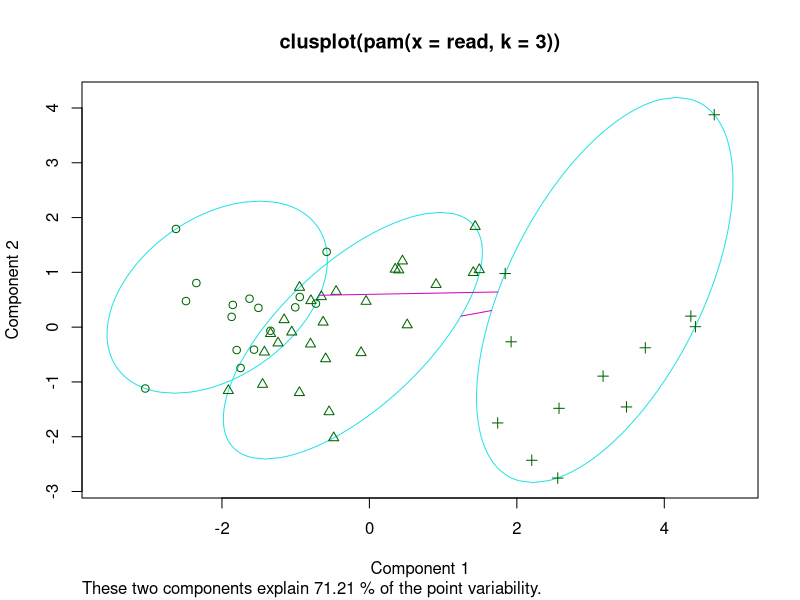
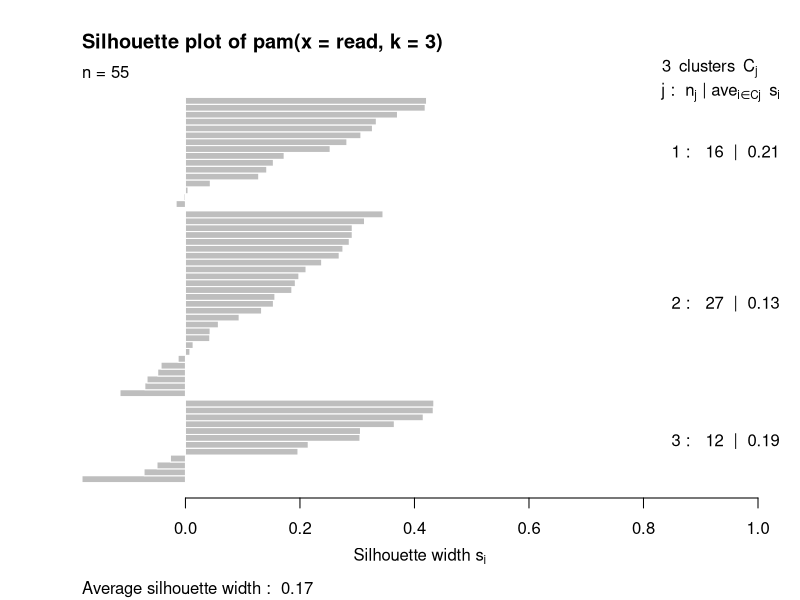
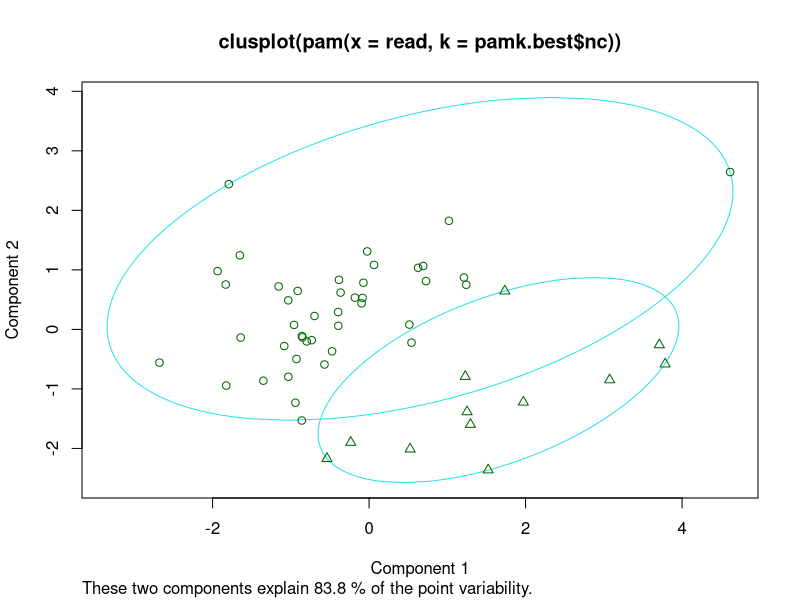
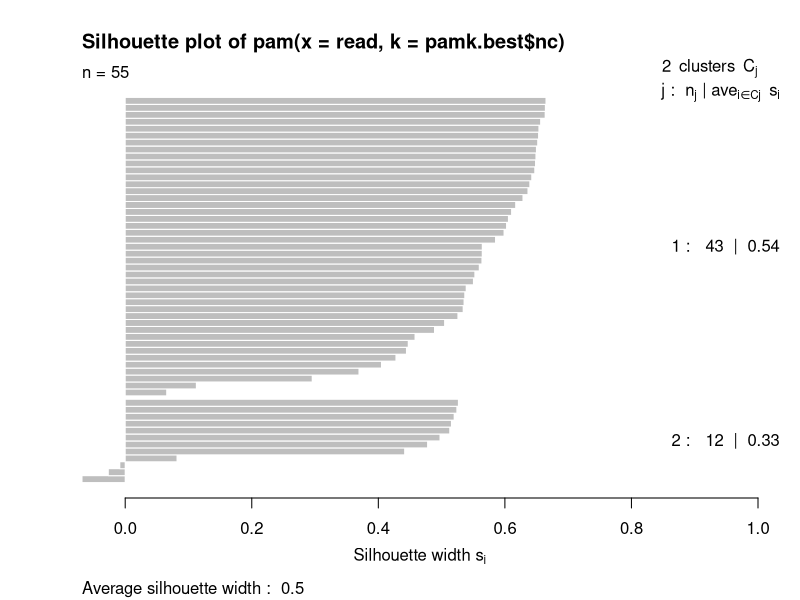
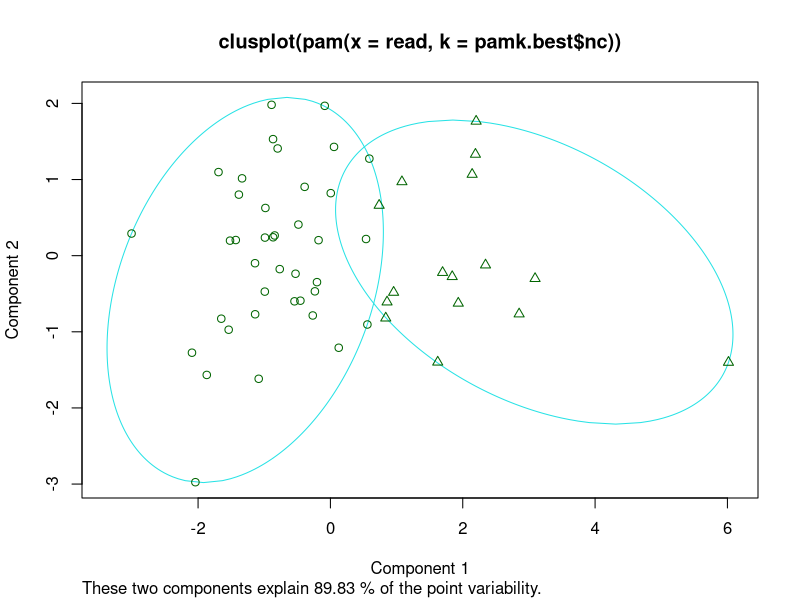
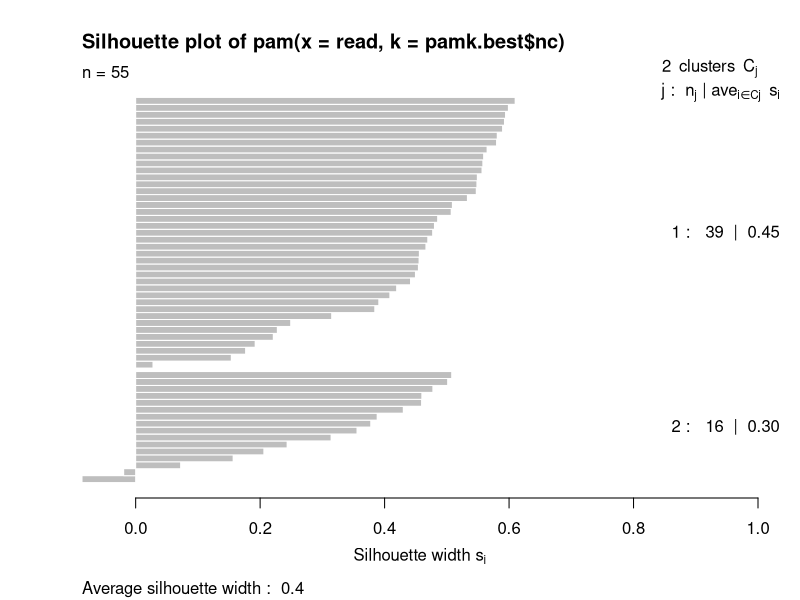
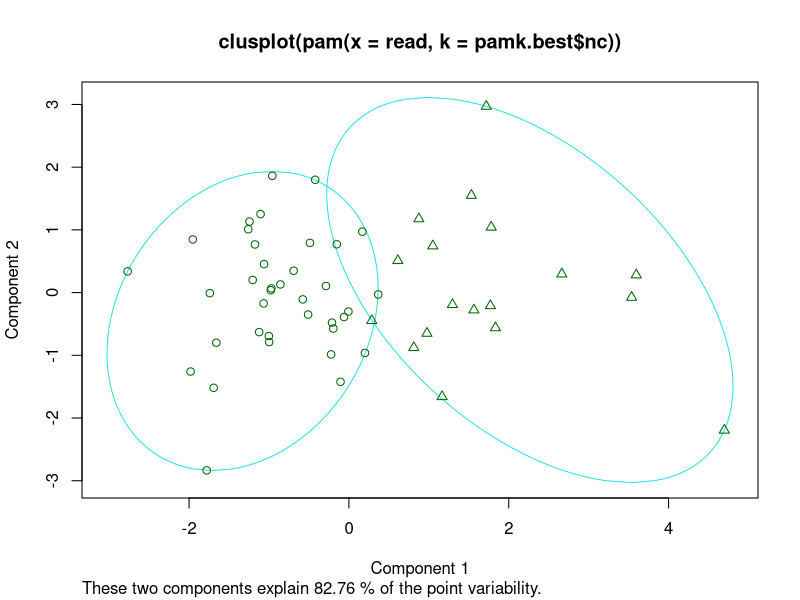
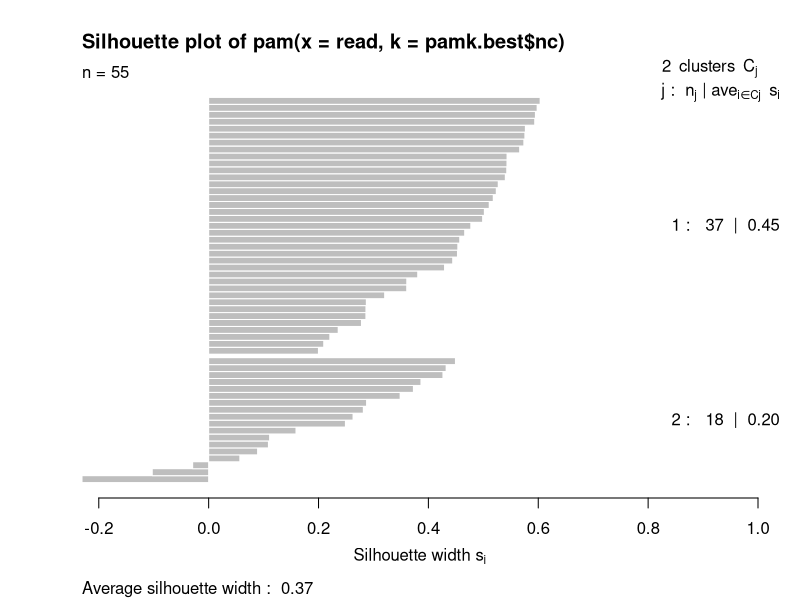

Write the R code that produced these figures, in order. (Note: this script raises an error after producing the figures.)
library(fpc)
library(readxl)
library(cluster)
library(dplyr)
reading <- readxl::read_excel(path = "rate_change_ver2.xlsx",
                              sheet = "Sheet1",
                              col_names = TRUE)


reading

#전처리 과정
names(reading)
head(reading)
names(reading) = c('동','노인수','노인비율','문화','버스','경로당','급식','독거','의료')

reading$노인수 = as.numeric(reading$노인수)
reading$노인비율 = as.numeric(reading$노인비율)
reading$문화 = as.numeric(reading$문화)
reading$버스 = as.numeric(reading$버스)
reading$급식 = as.numeric(reading$급식)
reading$독거 = as.numeric(reading$독거)
reading$의료 = as.numeric(reading$의료)
#reading$경로당 = as.numeric(reading$경로당)
reading1 = reading
reading$경로당 <- NULL
local_name = reading$동
class(reading$독거)

reading
#모든 요소

read <- subset(reading, select=c(노인수,문화, 버스, 급식,독거,노인비율,의료))
pamk.best <-pam(read, 3)
ans = table(pamk.best$clustering,local_name)
plot(pamk.best)
ans
ans = data.frame(ans)
ans = ans[!(ans$Var1=="2"),]
ans<- ans[,-1]
names(ans) = c('동','all')
head(ans)

#문화, 노인수, 노인비율, 독거
read <- subset(reading, select=c(노인수,문화,독거,노인비율))
pamk.best <-pamk(read)
cul = table(pamk.best$pamobject$clustering,local_name)
plot(pam(read, pamk.best$nc))
cul
cul = data.frame(cul)
cul = cul[!(cul$Var1=="2"),]
cul<- cul[,-1]
head(cul)
ans = cbind(ans,cul$Freq)
names(ans)[3] = c('문화')
head(ans)


#버스,노인수, 노인비율, 독거
read <- subset(reading, select=c(버스, 노인수,독거,노인비율))
pamk.best<-pamk(read)
bus = table(pamk.best$pamobject$clustering,local_name)
plot(pam(read, pamk.best$nc))
bus = data.frame(bus)
bus = bus[!(bus$Var1=="2"),]
bus <- bus[,-1]
ans = cbind(ans,bus$Freq)
names(ans)[4] = c('버스')
head(ans)

#급식, 노인수, 노인비율,독거
names(reading)
read <- subset(reading, select=c(급식,노인수,독거,노인비율))
pamk.best<-pamk(read)
plot(pam(read, pamk.best$nc))
food = table(pamk.best$pamobject$clustering,local_name)
food = data.frame(food)
food = food[!(food$Var1=="2"),]
food <- food[,-1]
ans = cbind(ans,food$Freq)
names(ans)[5] = c('급식')
head(ans)

#의료, 노인수, 노인비율, 독거
read <-subset(reading, select=c(의료, 노인수, 독거, 노인비율))
pamk.best <- pamk(read)
plot(pam(read, pamk.best$nc))
med = table(pamk.best$pamobject$clustering,local_name)
med = data.frame(med)
med = med[!(med$Var1=="2"),]
med <- med[,-1]
ans = cbind(ans,med$Freq)
names(ans)[6] = c('의료')
head(ans)

reading = data.frame(reading)
reading_rate <- subset(reading, select=c(노인수,문화, 버스, 급식,독거,노인비율,의료))
pam.result <- pamk(reading_rate,3)
a = table(pam.result$pamobject$clustering, local_name)
plot(pam(reading ))



library(writexl)
write_xlsx(reading,path = "200927_sub.xlsx")
write_xlsx(ans, path = "k_medo(ver.rate2).xlsx")
